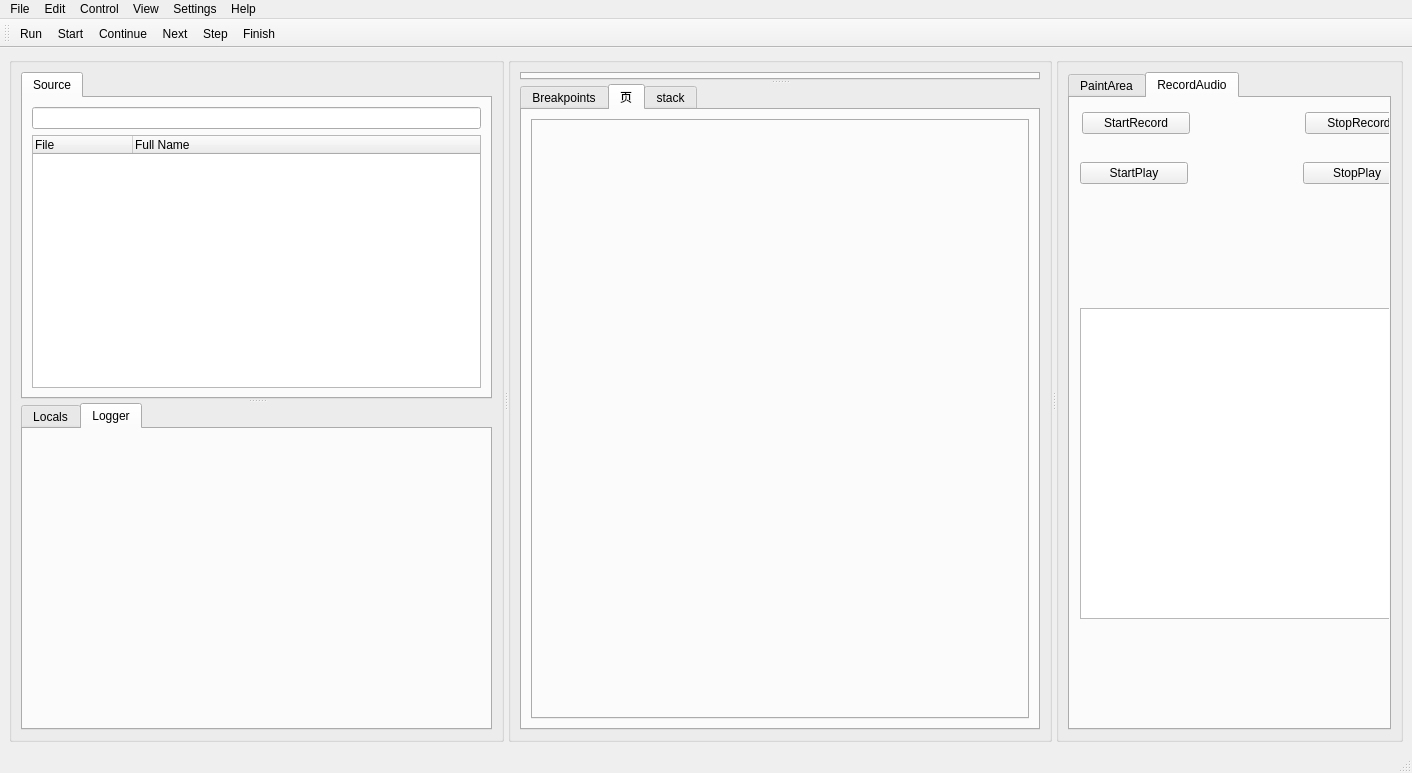
<?xml version="1.0" encoding="UTF-8"?>
<ui version="4.0">
 <class>MainWindow</class>
 <widget class="QMainWindow" name="MainWindow">
  <property name="geometry">
   <rect>
    <x>0</x>
    <y>0</y>
    <width>1412</width>
    <height>773</height>
   </rect>
  </property>
  <property name="windowTitle">
   <string>MainWindow</string>
  </property>
  <widget class="QWidget" name="centralwidget">
   <layout class="QGridLayout" name="gridLayout_2">
    <item row="0" column="0">
     <widget class="QSplitter" name="splittermain">
      <property name="orientation">
       <enum>Qt::Horizontal</enum>
      </property>
      <widget class="QGroupBox" name="groupBox">
       <property name="title">
        <string/>
       </property>
       <layout class="QVBoxLayout" name="verticalLayout">
        <item>
         <widget class="QSplitter" name="splitterleft">
          <property name="orientation">
           <enum>Qt::Vertical</enum>
          </property>
          <widget class="QTabWidget" name="GuiTabWidgetLeftTop">
           <property name="currentIndex">
            <number>0</number>
           </property>
           <property name="tabsClosable">
            <bool>false</bool>
           </property>
           <widget class="QWidget" name="sourceListWidget">
            <attribute name="title">
             <string>Source</string>
            </attribute>
            <layout class="QGridLayout" name="gridLayout">
             <item row="0" column="0">
              <widget class="QLineEdit" name="sourceSearchLineEdit"/>
             </item>
             <item row="1" column="0">
              <widget class="QTreeWidget" name="sourceTreeWidget">
               <property name="columnCount">
                <number>2</number>
               </property>
               <column>
                <property name="text">
                 <string>File</string>
                </property>
               </column>
               <column>
                <property name="text">
                 <string>Full Name</string>
                </property>
               </column>
              </widget>
             </item>
            </layout>
           </widget>
          </widget>
          <widget class="QTabWidget" name="GuiTabWidgetLeftBottom">
           <property name="currentIndex">
            <number>1</number>
           </property>
           <widget class="QWidget" name="LocalsWidget">
            <attribute name="title">
             <string>Locals</string>
            </attribute>
            <layout class="QGridLayout" name="gridLayout_5">
             <item row="0" column="0">
              <layout class="QHBoxLayout" name="horizontalLayout">
               <item>
                <widget class="QLineEdit" name="variableAddLineEdit"/>
               </item>
               <item>
                <widget class="QToolButton" name="variableDeleteToolButton">
                 <property name="text">
                  <string>...</string>
                 </property>
                 <property name="icon">
                  <iconset resource="resources.qrc">
                   <normaloff>:/resources/RelaxLightIcons/list-remove.svg</normaloff>:/resources/RelaxLightIcons/list-remove.svg</iconset>
                 </property>
                </widget>
               </item>
               <item>
                <widget class="QToolButton" name="variableDeleteAllToolButton">
                 <property name="text">
                  <string>...</string>
                 </property>
                 <property name="icon">
                  <iconset resource="resources.qrc">
                   <normaloff>:/resources/RelaxLightIcons/edit-delete.svg</normaloff>:/resources/RelaxLightIcons/edit-delete.svg</iconset>
                 </property>
                </widget>
               </item>
              </layout>
             </item>
             <item row="1" column="0">
              <widget class="QTreeWidget" name="localsTreeWidget">
               <property name="columnCount">
                <number>4</number>
               </property>
               <column>
                <property name="text">
                 <string>Name</string>
                </property>
               </column>
               <column>
                <property name="text">
                 <string>Arg</string>
                </property>
               </column>
               <column>
                <property name="text">
                 <string>Value</string>
                </property>
               </column>
               <column>
                <property name="text">
                 <string>Used</string>
                </property>
               </column>
              </widget>
             </item>
            </layout>
           </widget>
           <widget class="QWidget" name="loggerWidget1">
            <attribute name="title">
             <string>Logger</string>
            </attribute>
            <layout class="QGridLayout" name="gridLayout_3"/>
           </widget>
          </widget>
         </widget>
        </item>
       </layout>
      </widget>
      <widget class="QGroupBox" name="groupBox_2">
       <property name="title">
        <string/>
       </property>
       <layout class="QVBoxLayout" name="verticalLayout_2">
        <item>
         <widget class="QSplitter" name="splittermiddle">
          <property name="orientation">
           <enum>Qt::Vertical</enum>
          </property>
          <widget class="TextEditor" name="GuiTextEditor">
           <property name="enabled">
            <bool>true</bool>
           </property>
           <property name="sizePolicy">
            <sizepolicy hsizetype="Preferred" vsizetype="Preferred">
             <horstretch>0</horstretch>
             <verstretch>0</verstretch>
            </sizepolicy>
           </property>
          </widget>
          <widget class="QTabWidget" name="GuiTabWidgetMiddleTop">
           <property name="sizePolicy">
            <sizepolicy hsizetype="Expanding" vsizetype="Preferred">
             <horstretch>0</horstretch>
             <verstretch>0</verstretch>
            </sizepolicy>
           </property>
           <property name="currentIndex">
            <number>1</number>
           </property>
           <widget class="QWidget" name="breakpointsWidget">
            <attribute name="title">
             <string>Breakpoints</string>
            </attribute>
            <layout class="QGridLayout" name="gridLayout_4">
             <item row="0" column="1">
              <layout class="QVBoxLayout" name="verticalLayout_4">
               <item>
                <widget class="QToolButton" name="refreshBreakpointsToolButton">
                 <property name="text">
                  <string>...</string>
                 </property>
                 <property name="icon">
                  <iconset resource="resources.qrc">
                   <normaloff>:/resources/RelaxLightIcons/view-refresh.svg</normaloff>:/resources/RelaxLightIcons/view-refresh.svg</iconset>
                 </property>
                </widget>
               </item>
               <item>
                <widget class="QToolButton" name="addBreakpointToolButton">
                 <property name="text">
                  <string>...</string>
                 </property>
                 <property name="icon">
                  <iconset resource="resources.qrc">
                   <normaloff>:/resources/RelaxLightIcons/document-new.svg</normaloff>:/resources/RelaxLightIcons/document-new.svg</iconset>
                 </property>
                </widget>
               </item>
               <item>
                <widget class="QToolButton" name="deleteBreakpointsToolButton">
                 <property name="text">
                  <string>...</string>
                 </property>
                 <property name="icon">
                  <iconset resource="resources.qrc">
                   <normaloff>:/resources/RelaxLightIcons/edit-delete.svg</normaloff>:/resources/RelaxLightIcons/edit-delete.svg</iconset>
                 </property>
                </widget>
               </item>
               <item>
                <widget class="QToolButton" name="enableBreakpointsToolButton">
                 <property name="text">
                  <string>...</string>
                 </property>
                 <property name="icon">
                  <iconset resource="resources.qrc">
                   <normaloff>:/resources/RelaxLightIcons/list-add.svg</normaloff>:/resources/RelaxLightIcons/list-add.svg</iconset>
                 </property>
                </widget>
               </item>
               <item>
                <widget class="QToolButton" name="disableBreakpointsToolButton">
                 <property name="text">
                  <string>...</string>
                 </property>
                 <property name="icon">
                  <iconset resource="resources.qrc">
                   <normaloff>:/resources/RelaxLightIcons/list-remove.svg</normaloff>:/resources/RelaxLightIcons/list-remove.svg</iconset>
                 </property>
                </widget>
               </item>
               <item>
                <spacer name="verticalSpacer">
                 <property name="orientation">
                  <enum>Qt::Vertical</enum>
                 </property>
                 <property name="sizeHint" stdset="0">
                  <size>
                   <width>20</width>
                   <height>40</height>
                  </size>
                 </property>
                </spacer>
               </item>
              </layout>
             </item>
             <item row="0" column="0">
              <widget class="QTreeWidget" name="breakpointsTreeWidget">
               <property name="columnCount">
                <number>12</number>
               </property>
               <column>
                <property name="text">
                 <string>Number</string>
                </property>
               </column>
               <column>
                <property name="text">
                 <string>Type</string>
                </property>
               </column>
               <column>
                <property name="text">
                 <string>Disposition</string>
                </property>
               </column>
               <column>
                <property name="text">
                 <string>Enabled</string>
                </property>
               </column>
               <column>
                <property name="text">
                 <string>Address</string>
                </property>
               </column>
               <column>
                <property name="text">
                 <string>Function</string>
                </property>
               </column>
               <column>
                <property name="text">
                 <string>File</string>
                </property>
               </column>
               <column>
                <property name="text">
                 <string>Fullname</string>
                </property>
               </column>
               <column>
                <property name="text">
                 <string>Line</string>
                </property>
               </column>
               <column>
                <property name="text">
                 <string>Thread Groups</string>
                </property>
               </column>
               <column>
                <property name="text">
                 <string>Times</string>
                </property>
               </column>
               <column>
                <property name="text">
                 <string>Original Location</string>
                </property>
               </column>
              </widget>
             </item>
            </layout>
           </widget>
           <widget class="QWidget" name="loggerWidget">
            <property name="contextMenuPolicy">
             <enum>Qt::DefaultContextMenu</enum>
            </property>
            <property name="accessibleName">
             <string>log</string>
            </property>
            <property name="accessibleDescription">
             <string>log</string>
            </property>
            <property name="autoFillBackground">
             <bool>false</bool>
            </property>
            <attribute name="title">
             <string>页</string>
            </attribute>
            <layout class="QGridLayout" name="gridLayout_10">
             <item row="0" column="0">
              <widget class="LogDialog" name="LogWidget"/>
             </item>
            </layout>
           </widget>
           <widget class="QWidget" name="stackWidget">
            <attribute name="title">
             <string>stack</string>
            </attribute>
            <layout class="QGridLayout" name="gridLayout_9">
             <item row="0" column="0">
              <layout class="QGridLayout" name="gridLayout_8">
               <item row="0" column="0">
                <widget class="QTreeWidget" name="StackTreeWidget">
                 <column>
                  <property name="text">
                   <string>level</string>
                  </property>
                 </column>
                 <column>
                  <property name="text">
                   <string>func</string>
                  </property>
                 </column>
                 <column>
                  <property name="text">
                   <string>line</string>
                  </property>
                 </column>
                 <column>
                  <property name="text">
                   <string>arg</string>
                  </property>
                 </column>
                 <column>
                  <property name="text">
                   <string>file</string>
                  </property>
                 </column>
                </widget>
               </item>
              </layout>
             </item>
            </layout>
           </widget>
          </widget>
         </widget>
        </item>
       </layout>
      </widget>
      <widget class="QGroupBox" name="groupBox_3">
       <property name="title">
        <string/>
       </property>
       <layout class="QGridLayout" name="gridLayout_6">
        <item row="0" column="0">
         <widget class="QTabWidget" name="tabWidget">
          <property name="currentIndex">
           <number>1</number>
          </property>
          <widget class="QWidget" name="rightTabWidget">
           <attribute name="title">
            <string>PaintArea</string>
           </attribute>
           <layout class="QGridLayout" name="gridLayout_7">
            <item row="0" column="0">
             <widget class="MyPaint" name="PaintWidget" native="true">
              <property name="sizePolicy">
               <sizepolicy hsizetype="Preferred" vsizetype="Expanding">
                <horstretch>0</horstretch>
                <verstretch>0</verstretch>
               </sizepolicy>
              </property>
             </widget>
            </item>
            <item row="1" column="0">
             <layout class="QHBoxLayout" name="horizontalLayout_2">
              <item>
               <widget class="QPushButton" name="pushButtonSavePic">
                <property name="text">
                 <string>Save</string>
                </property>
               </widget>
              </item>
              <item>
               <widget class="QPushButton" name="pushButtonClearAll">
                <property name="text">
                 <string>ClearAll</string>
                </property>
               </widget>
              </item>
             </layout>
            </item>
           </layout>
          </widget>
          <widget class="QWidget" name="RecordAudioWidget">
           <attribute name="title">
            <string>RecordAudio</string>
           </attribute>
           <widget class="TimerWidget" name="RecordTimerWidget" native="true">
            <property name="geometry">
             <rect>
              <x>10</x>
              <y>110</y>
              <width>313</width>
              <height>91</height>
             </rect>
            </property>
            <property name="sizePolicy">
             <sizepolicy hsizetype="Preferred" vsizetype="Preferred">
              <horstretch>0</horstretch>
              <verstretch>0</verstretch>
             </sizepolicy>
            </property>
           </widget>
           <widget class="QPlainTextEdit" name="plainTextEditAudioLog">
            <property name="geometry">
             <rect>
              <x>10</x>
              <y>210</y>
              <width>331</width>
              <height>311</height>
             </rect>
            </property>
           </widget>
           <widget class="QWidget" name="layoutWidget">
            <property name="geometry">
             <rect>
              <x>10</x>
              <y>60</y>
              <width>331</width>
              <height>31</height>
             </rect>
            </property>
            <layout class="QHBoxLayout" name="horizontalLayout_4">
             <item>
              <widget class="QPushButton" name="pushButtonStartPlay">
               <property name="sizePolicy">
                <sizepolicy hsizetype="Expanding" vsizetype="Fixed">
                 <horstretch>0</horstretch>
                 <verstretch>0</verstretch>
                </sizepolicy>
               </property>
               <property name="text">
                <string>StartPlay</string>
               </property>
              </widget>
             </item>
             <item>
              <spacer name="horizontalSpacer_2">
               <property name="orientation">
                <enum>Qt::Horizontal</enum>
               </property>
               <property name="sizeHint" stdset="0">
                <size>
                 <width>40</width>
                 <height>20</height>
                </size>
               </property>
              </spacer>
             </item>
             <item>
              <widget class="QPushButton" name="pushButtonStopPlay">
               <property name="sizePolicy">
                <sizepolicy hsizetype="Expanding" vsizetype="Fixed">
                 <horstretch>0</horstretch>
                 <verstretch>0</verstretch>
                </sizepolicy>
               </property>
               <property name="text">
                <string>StopPlay</string>
               </property>
              </widget>
             </item>
            </layout>
           </widget>
           <widget class="QWidget" name="layoutWidget">
            <property name="geometry">
             <rect>
              <x>12</x>
              <y>10</y>
              <width>331</width>
              <height>31</height>
             </rect>
            </property>
            <layout class="QHBoxLayout" name="horizontalLayout_3">
             <item>
              <widget class="QPushButton" name="pushButtonStartRecord">
               <property name="sizePolicy">
                <sizepolicy hsizetype="Expanding" vsizetype="Fixed">
                 <horstretch>0</horstretch>
                 <verstretch>0</verstretch>
                </sizepolicy>
               </property>
               <property name="text">
                <string>StartRecord</string>
               </property>
              </widget>
             </item>
             <item>
              <spacer name="horizontalSpacer">
               <property name="orientation">
                <enum>Qt::Horizontal</enum>
               </property>
               <property name="sizeHint" stdset="0">
                <size>
                 <width>40</width>
                 <height>20</height>
                </size>
               </property>
              </spacer>
             </item>
             <item>
              <widget class="QPushButton" name="pushButtonStopRecord">
               <property name="sizePolicy">
                <sizepolicy hsizetype="Expanding" vsizetype="Fixed">
                 <horstretch>0</horstretch>
                 <verstretch>0</verstretch>
                </sizepolicy>
               </property>
               <property name="text">
                <string>StopRecord</string>
               </property>
              </widget>
             </item>
            </layout>
           </widget>
          </widget>
         </widget>
        </item>
       </layout>
      </widget>
     </widget>
    </item>
   </layout>
  </widget>
  <widget class="QMenuBar" name="menubar">
   <property name="geometry">
    <rect>
     <x>0</x>
     <y>0</y>
     <width>1412</width>
     <height>26</height>
    </rect>
   </property>
   <widget class="QMenu" name="menuFile">
    <property name="title">
     <string>File</string>
    </property>
    <addaction name="actionOpen_Folder"/>
    <addaction name="actionsave"/>
    <addaction name="actionsavesomewhere"/>
   </widget>
   <widget class="QMenu" name="menuEdit">
    <property name="title">
     <string>Edit</string>
    </property>
    <addaction name="actioncompile"/>
   </widget>
   <widget class="QMenu" name="menuControl">
    <property name="title">
     <string>Control</string>
    </property>
   </widget>
   <widget class="QMenu" name="menuView">
    <property name="title">
     <string>View</string>
    </property>
   </widget>
   <widget class="QMenu" name="menuSettings">
    <property name="title">
     <string>Settings</string>
    </property>
   </widget>
   <widget class="QMenu" name="menuHelp">
    <property name="title">
     <string>Help</string>
    </property>
   </widget>
   <addaction name="menuFile"/>
   <addaction name="menuEdit"/>
   <addaction name="menuControl"/>
   <addaction name="menuView"/>
   <addaction name="menuSettings"/>
   <addaction name="menuHelp"/>
  </widget>
  <widget class="QStatusBar" name="statusbar"/>
  <widget class="QToolBar" name="toolBar">
   <property name="windowTitle">
    <string>toolBar</string>
   </property>
   <property name="toolButtonStyle">
    <enum>Qt::ToolButtonTextBesideIcon</enum>
   </property>
   <attribute name="toolBarArea">
    <enum>TopToolBarArea</enum>
   </attribute>
   <attribute name="toolBarBreak">
    <bool>false</bool>
   </attribute>
   <addaction name="actionRun"/>
   <addaction name="actionStart"/>
   <addaction name="actionContinue"/>
   <addaction name="actionNext"/>
   <addaction name="actionStep"/>
   <addaction name="actionFinish"/>
  </widget>
  <action name="actionRun">
   <property name="icon">
    <iconset resource="resources.qrc">
     <normaloff>:/resources/RelaxLightIcons/debug-run.svg</normaloff>:/resources/RelaxLightIcons/debug-run.svg</iconset>
   </property>
   <property name="text">
    <string>Run</string>
   </property>
  </action>
  <action name="actionStart">
   <property name="icon">
    <iconset resource="resources.qrc">
     <normaloff>:/resources/RelaxLightIcons/debug-run.svg</normaloff>:/resources/RelaxLightIcons/debug-run.svg</iconset>
   </property>
   <property name="text">
    <string>Start</string>
   </property>
  </action>
  <action name="actionContinue">
   <property name="icon">
    <iconset resource="resources.qrc">
     <normaloff>:/resources/RelaxLightIcons/debug-execute-from-cursor.svg</normaloff>:/resources/RelaxLightIcons/debug-execute-from-cursor.svg</iconset>
   </property>
   <property name="text">
    <string>Continue</string>
   </property>
  </action>
  <action name="actionNext">
   <property name="icon">
    <iconset resource="resources.qrc">
     <normaloff>:/resources/RelaxLightIcons/debug-step-over.svg</normaloff>:/resources/RelaxLightIcons/debug-step-over.svg</iconset>
   </property>
   <property name="text">
    <string>Next</string>
   </property>
  </action>
  <action name="actionStep">
   <property name="icon">
    <iconset resource="resources.qrc">
     <normaloff>:/resources/RelaxLightIcons/debug-step-into.svg</normaloff>:/resources/RelaxLightIcons/debug-step-into.svg</iconset>
   </property>
   <property name="text">
    <string>Step</string>
   </property>
  </action>
  <action name="actionFinish">
   <property name="icon">
    <iconset resource="resources.qrc">
     <normaloff>:/resources/RelaxLightIcons/debug-step-out.svg</normaloff>:/resources/RelaxLightIcons/debug-step-out.svg</iconset>
   </property>
   <property name="text">
    <string>Finish</string>
   </property>
  </action>
  <action name="actionOpen_Folder">
   <property name="text">
    <string>Open Folder</string>
   </property>
  </action>
  <action name="actioncompile">
   <property name="text">
    <string>编译</string>
   </property>
  </action>
  <action name="actionsave1">
   <property name="text">
    <string>保存</string>
   </property>
  </action>
  <action name="actionsavesomewhere1">
   <property name="text">
    <string>另存为</string>
   </property>
  </action>
  <action name="actionsave">
   <property name="text">
    <string>保存</string>
   </property>
  </action>
  <action name="actionsavesomewhere">
   <property name="text">
    <string>另存为</string>
   </property>
  </action>
 </widget>
 <customwidgets>
  <customwidget>
   <class>TextEditor</class>
   <extends>QTabWidget</extends>
   <header>texteditor.h</header>
   <container>1</container>
  </customwidget>
  <customwidget>
   <class>LogDialog</class>
   <extends>QTabWidget</extends>
   <header location="global">logdialog.h</header>
   <container>1</container>
  </customwidget>
  <customwidget>
   <class>MyPaint</class>
   <extends>QWidget</extends>
   <header>mypaint.h</header>
   <container>1</container>
  </customwidget>
  <customwidget>
   <class>TimerWidget</class>
   <extends>QWidget</extends>
   <header>timerwidget.h</header>
   <container>1</container>
  </customwidget>
 </customwidgets>
 <resources>
  <include location="resources.qrc"/>
 </resources>
 <connections/>
</ui>
